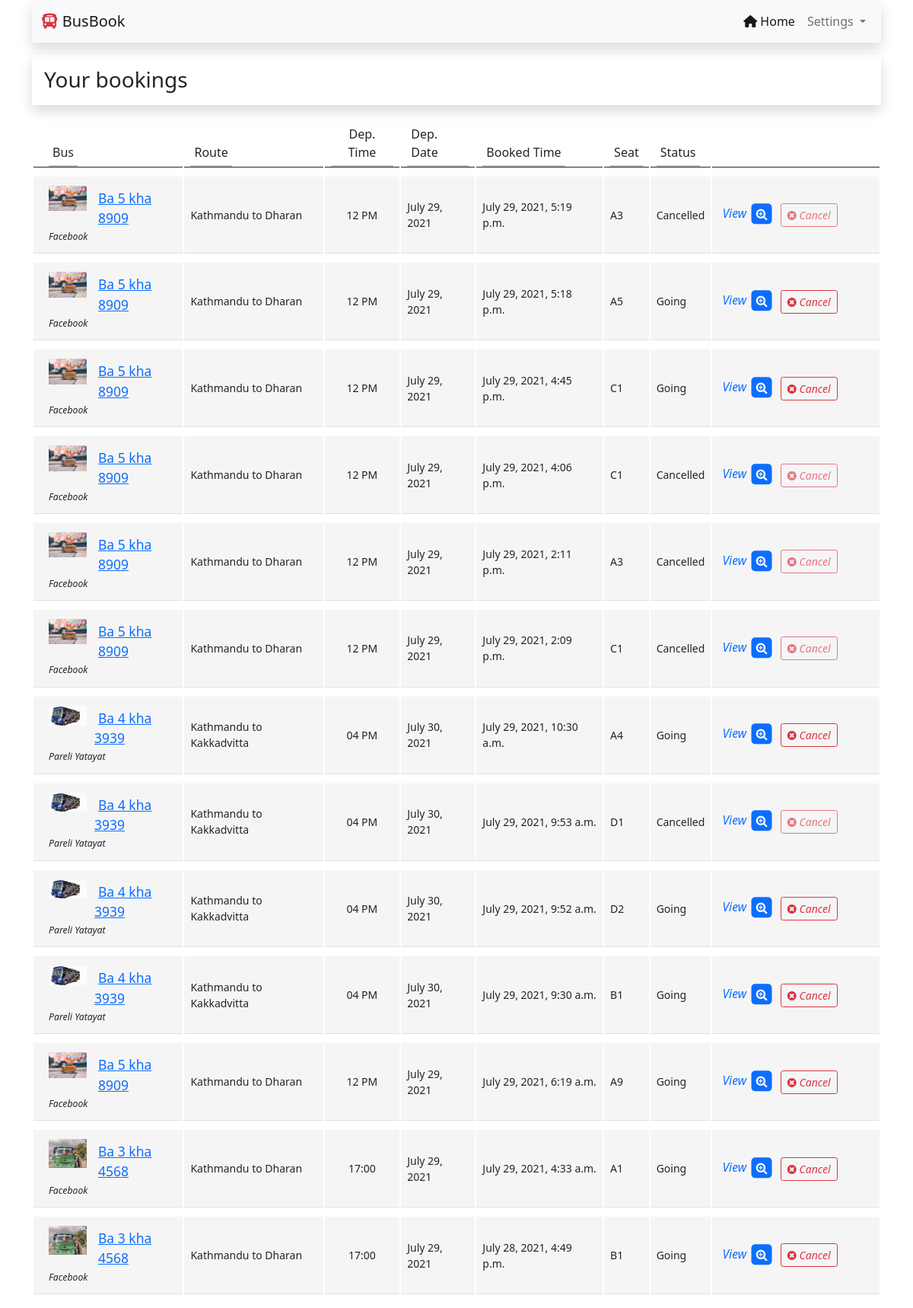
/booking/your-bookings (signed in), run on the app's committed database.
### booking/models.py (models this page shows, shortened)
class Reservation(models.Model):
    route=models.ForeignKey(Route, on_delete=models.CASCADE)
    user=models.ForeignKey(User, on_delete=models.CASCADE)
    seat=models.ForeignKey(Seat, on_delete=models.CASCADE)
    date_created = models.DateTimeField(default=datetime.now, blank=True)
    cancelled=models.BooleanField(default=False)
    user_phone=models.CharField(max_length=15, null=True)

class Route(models.Model):
    bus=models.ForeignKey(Bus, on_delete=models.CASCADE)
    source=models.CharField(max_length=100)
    destination=models.CharField(max_length=100)
    date=models.DateField()
    time= models.CharField(max_length=5)
    fare=models.IntegerField(null=False)
    def __str__(self):
        return ((self.source).capitalize() + ' to ' + (self.destination).capitalize())

class Bus(models.Model):
    bus_no= models.CharField(max_length=50)
    company=models.ForeignKey(BusCompany, on_delete=models.CASCADE)
    totalseat=models.IntegerField(default=0)
    ac= models.BooleanField(default=False)
    driver= models.CharField(max_length=100)
    phone=models.CharField(max_length=15)
    photo=models.ImageField(upload_to='buspic')
    def __str__(self):
        return self.bus_no

class BusCompany(models.Model):
    name= models.CharField(max_length=100)
    phone=models.CharField(max_length=15)

class Seat(models.Model):
    seat_id=models.CharField(max_length=10, primary_key=True)
    def __str__(self):
        return self.seat_id

### booking/views.py (the view, shortened to what this page needs)
# urls.py: path('your-bookings', BookingList.as_view(), name='bookinglist'),
class BookingList(ListView):
    template_name='booking/your_bookings.html'
    context_object_name = 'booking'
    def get_queryset(self):
        user=self.request.user
        queryset = Reservation.objects.filter(user=user).order_by('-id')
        return queryset

### templates/booking/your_bookings.html (shortened to what this page needs)
{% extends 'base.html' %}
{% block navblock %}
<div class="container mt-3">
    <link href="https://maxcdn.bootstrapcdn.com/font-awesome/4.3.0/css/font-awesome.min.css" rel="stylesheet">
    <h3 class="my-3 shadow p-3">Your bookings</h3>
<div class="row">
	<div class="col-lg-12">
		<div class="main-box clearfix">
			<div class="table-responsive">
				<table class="table user-list">
					<thead>
						<tr>
							<th><span>Bus</span></th>
							<th><span>Route</span></th>
							<th class="text-center"><span>Dep. Time</span></th>
							<th><span>Dep. Date</span></th>
							<th><span>Booked Time</span></th>
							<th><span>Seat</span></th>
                            <th><span>Status</span></th>
							<th>&nbsp;</th>
						</tr>
					</thead>
					<tbody>
                        {% for i in booking%}
						<tr>
							<td>
								<img src="{{i.route.bus.photo.url}}" alt="">
								<a href="#" class="user-link">{{i.route.bus}}</a>
								<span class="user-subhead">{{i.route.bus.company.name}}</span>
							</td>
							<td>
								{{i.route}}
							</td>
							<td class="text-center">
								<span class="label label-default">{{i.route.time}}</span>
							</td>
							<td>
								<span class="label label-default">{{i.route.date}}</span>
							</td>
                            <td>
								<span class="label label-default">{{i.date_created}}</span>
							</td>
                            <td>
								<span class="label label-default">{{i.seat}}</span>
							</td>
                            {% if i.cancelled%}
                            <td>
								<span class="label label-default">Cancelled</span>
							</td>
                            {%else%}
                            <td>
								<span class="label label-default">Going</span>
							</td>
                            {%endif%}
							<td style="width: 20%;">
                                <form method="POST">
								<a href="{% url 'booking:route' i.route.id %}" class="table-link text-decoration-none">
                                    <i>View</i>
									<span class="fa-stack">
										<i class="fa fa-square fa-stack-2x"></i>
										<i class="fa fa-search-plus fa-stack-1x fa-inverse"></i>
									</span>
								</a>
                                    {% if i.cancelled%}
                                    <button   class="btn btn-outline-danger btn-sm disabled">
										<i class="fa fa-times-circle "></i>
                                    <i>Cancel</i>
								    </button>
                                    {%else%}
                                    <button  type="submit" onclick="return confirm('Are you sure want to cancel the trip?')" class="btn btn-outline-danger btn-sm">
										<i class="fa fa-times-circle "></i>
                                    <i>Cancel</i>
								    </button>
                                    {%endif%}
                                </form>
							</td>
						</tr>
                        {%empty%}
                        <h3 class="text-center my-3">No bookings yet.</h3>
                        {% endfor %}
					</tbody>
				</table>
			</div>
		</div>
	</div>
</div>
</div>
{%endblock%}

### templates/booking/your_bookings.html (style rules this page uses)
.user-list tbody td > img { position: relative; max-width: 50px; float: left; margin-right: 15px; }
.user-list tbody td .user-link { display: block; font-size: 1.25em; padding-top: 3px; margin-left: 60px; }
.user-list tbody td .user-subhead { font-size: 0.875em; font-style: italic; }
.table { border-collapse: separate; }
.table thead > tr > th { border-bottom: 1px solid #C2C2C2; padding-bottom: 0; }
.table tbody > tr > td { font-size: 0.875em; background: #f5f5f5; border-top: 10px solid #fff; vertical-align: middle; padding: 12px 8px; }
.table tbody > tr > td:first-child, .table thead > tr > th:first-child { padding-left: 20px; }
.table thead > tr > th span { border-bottom: 2px solid #C2C2C2; display: inline-block; padding: 0 5px; padding-bottom: 5px; font-weight: normal; }
.table a.table-link { margin: 0 5px; font-size: 1.125em; }

### data on the page
Reservation: route.bus.photo (picture), route.bus "Ba 5 kha 8909", route.bus.company.name "Facebook", route "Kathmandu to Dharan", route.time "12 PM", route "July 29, 2021", date_created "July 29, 2021, 5:19 p.m.", seat "A3", cancelled "Cancelled"
Reservation: route.bus.photo (picture), route.bus "Ba 5 kha 8909", route.bus.company.name "Facebook", route "Kathmandu to Dharan", route.time "12 PM", route "July 29, 2021", date_created "July 29, 2021, 5:18 p.m.", seat "A5", cancelled "Going"
Reservation: route.bus.photo (picture), route.bus "Ba 5 kha 8909", route.bus.company.name "Facebook", route "Kathmandu to Dharan", route.time "12 PM", route "July 29, 2021", date_created "July 29, 2021, 4:45 p.m.", seat "C1", cancelled "Going"
Reservation: route.bus.photo (picture), route.bus "Ba 5 kha 8909", route.bus.company.name "Facebook", route "Kathmandu to Dharan", route.time "12 PM", route "July 29, 2021", date_created "July 29, 2021, 4:06 p.m.", seat "C1", cancelled "Cancelled"
Reservation: route.bus.photo (picture), route.bus "Ba 5 kha 8909", route.bus.company.name "Facebook", route "Kathmandu to Dharan", route.time "12 PM", route "July 29, 2021", date_created "July 29, 2021, 2:11 p.m.", seat "A3", cancelled "Cancelled"
Reservation: route.bus.photo (picture), route.bus "Ba 5 kha 8909", route.bus.company.name "Facebook", route "Kathmandu to Dharan", route.time "12 PM", route "July 29, 2021", date_created "July 29, 2021, 2:09 p.m.", seat "C1", cancelled "Cancelled"
Reservation: route.bus.photo (picture), route.bus "Ba 4 kha 3939", route.bus.company.name "Pareli Yatayat", route "Kathmandu to Kakkadvitta", route.time "04 PM", route "July 30, 2021", date_created "July 29, 2021, 10:30 a.m.", seat "A4", cancelled "Going"
Reservation: route.bus.photo (picture), route.bus "Ba 4 kha 3939", route.bus.company.name "Pareli Yatayat", route "Kathmandu to Kakkadvitta", route.time "04 PM", route "July 30, 2021", date_created "July 29, 2021, 9:53 a.m.", seat "D1", cancelled "Cancelled"
Reservation: route.bus.photo (picture), route.bus "Ba 4 kha 3939", route.bus.company.name "Pareli Yatayat", route "Kathmandu to Kakkadvitta", route.time "04 PM", route "July 30, 2021", date_created "July 29, 2021, 9:52 a.m.", seat "D2", cancelled "Going"
Reservation: route.bus.photo (picture), route.bus "Ba 4 kha 3939", route.bus.company.name "Pareli Yatayat", route "Kathmandu to Kakkadvitta", route.time "04 PM", route "July 30, 2021", date_created "July 29, 2021, 9:30 a.m.", seat "B1", cancelled "Going"
Reservation: route.bus.photo (picture), route.bus "Ba 5 kha 8909", route.bus.company.name "Facebook", route "Kathmandu to Dharan", route.time "12 PM", route "July 29, 2021", date_created "July 29, 2021, 6:19 a.m.", seat "A9", cancelled "Going"
Reservation: route.bus.photo (picture), route.bus "Ba 3 kha 4568", route.bus.company.name "Facebook", route "Kathmandu to Dharan", route.time "17:00", route "July 29, 2021", date_created "July 29, 2021, 4:33 a.m.", seat "A1", cancelled "Going"
Reservation: route.bus.photo (picture), route.bus "Ba 3 kha 4568", route.bus.company.name "Facebook", route "Kathmandu to Dharan", route.time "17:00", route "July 29, 2021", date_created "July 28, 2021, 4:49 p.m.", seat "B1", cancelled "Going"
